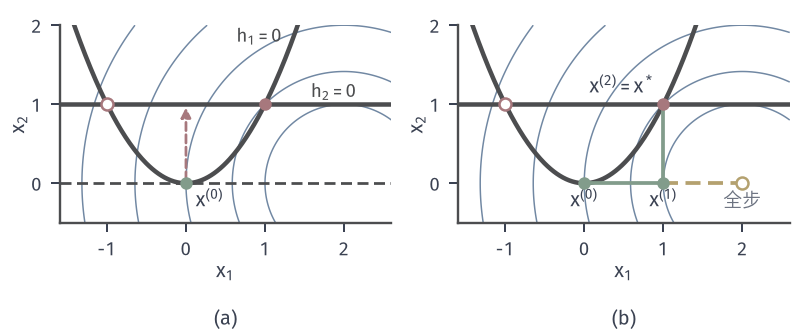

Recreate this plot in Python.
from pathlib import Path
import sys
sys.path.insert(0, str(Path(__file__).resolve().parents[1]/"sqp-common"))
from sqp_fig import *
HERE = Path(__file__).resolve().parent
# f=((x1-2)^2+x2^2)/2, h1=x2-x1^2, h2=x2-1; x0=(0,0), elastic step p=(2,0), alpha=1/2, then p=(0,1) to x*=(1,1).
fig,axes=figure(width_mm=112,height_mm=47,ncols=2); panels(fig,.075,.995,.985,.27,.2); a,b=axes
u=np.linspace(-1.6,2.3,300)
def base(ax):
    ax.plot(u,u**2,color=EDGE,lw=1.8,zorder=3); ax.plot([-1.6,2.6],[1,1],color=EDGE,lw=1.8,zorder=3)
    dot(ax,(1,1)); hollow(ax,(-1,1),RED)
    ax.contour(*np.meshgrid(np.linspace(-1.6,2.6,300),np.linspace(-.5,2,300)),.5*((np.meshgrid(np.linspace(-1.6,2.6,300),np.linspace(-.5,2,300))[0]-2)**2+np.meshgrid(np.linspace(-1.6,2.6,300),np.linspace(-.5,2,300))[1]**2),levels=[.5,1,2,3.5,5.5],colors=BLUE,linewidths=.6,linestyles='solid',zorder=1)
base(a); a.plot([-1.6,2.6],[0,0],color=EDGE,lw=1.1,ls=(0,(4,2)),zorder=4); dot(a,(0,0),GREEN)
arrow(a,(0,.04),(0,.96),color=RED,lw=1.1,ls=(0,(3,1.5)))
a.text(.3,-.3,'$\\mathbf{x}^{(0)}$',fontsize=8,ha='center'); a.text(1.58,1.08,'$h_2=0$',color=EDGE,fontsize=7.5,ha='left'); a.text(1.22,1.78,'$h_1=0$',color=EDGE,fontsize=7.5,ha='right')
setup(a,(-1.6,2.6),(-.5,2.0),xt=(-1,0,1,2),yt=(0,1,2))
base(b); P=np.array([[0,0],[1,0],[1,1]]); b.plot(P[:,0],P[:,1],color=GREEN,lw=1.5,zorder=5)
b.plot([1,2],[0,0],color=YELLOW,lw=1.5,ls=(0,(4,2)),zorder=4); hollow(b,(2,0),YELLOW)
for q in P[:2]: dot(b,q,GREEN)
b.text(0,-.3,'$\\mathbf{x}^{(0)}$',fontsize=8,ha='center'); b.text(1,-.3,'$\\mathbf{x}^{(1)}$',fontsize=8,ha='center'); b.text(2,-.3,'全步',fontsize=7.5,ha='center',color=MUTED); b.text(.9,1.14,'$\\mathbf{x}^{(2)}=\\mathbf{x}^*$',fontsize=8,ha='right')
setup(b,(-1.6,2.6),(-.5,2.0),xt=(-1,0,1,2),yt=(0,1,2))
tags(fig,axes)
save(fig,HERE,'figure',{'elastic_step':[2,0],'alpha':.5,'x1':[1,0],'x2':[1,1]})
